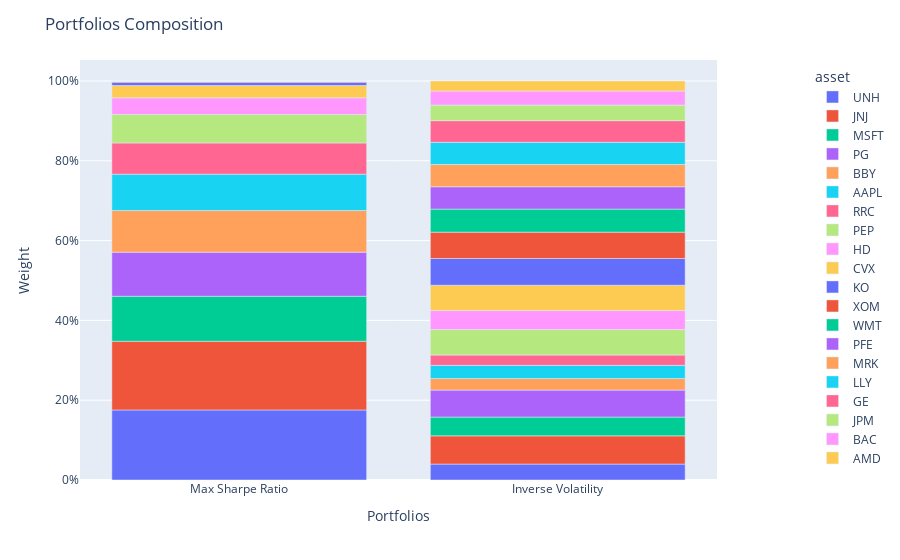

Write notebook code for a chart like this one.
### Code cell
population.plot_composition()

### Figure 1 — Plotly figure (JSON) as saved in the notebook; plotly's stock layout.template omitted (floating-point values rounded to 4 significant figures)
{"data": [{"hovertemplate": "asset=UNH<br>index=%{x}<br>value=%{y}<extra></extra>", "legendgroup": "UNH", "marker": {"color": "#636efa", "pattern": {"shape": ""}}, "name": "UNH", "orientation": "v", "showlegend": true, "textposition": "auto", "type": "bar", "x": ["Max Sharpe Ratio", "Inverse Volatility"], "xaxis": "x", "y": [0.1755, 0.03991], "yaxis": "y"}, {"hovertemplate": "asset=JNJ<br>index=%{x}<br>value=%{y}<extra></extra>", "legendgroup": "JNJ", "marker": {"color": "#EF553B", "pattern": {"shape": ""}}, "name": "JNJ", "orientation": "v", "showlegend": true, "textposition": "auto", "type": "bar", "x": ["Max Sharpe Ratio", "Inverse Volatility"], "xaxis": "x", "y": [0.1722, 0.07073], "yaxis": "y"}, {"hovertemplate": "asset=MSFT<br>index=%{x}<br>value=%{y}<extra></extra>", "legendgroup": "MSFT", "marker": {"color": "#00cc96", "pattern": {"shape": ""}}, "name": "MSFT", "orientation": "v", "showlegend": true, "textposition": "auto", "type": "bar", "x": ["Max Sharpe Ratio", "Inverse Volatility"], "xaxis": "x", "y": [0.1128, 0.04704], "yaxis": "y"}, {"hovertemplate": "asset=PG<br>index=%{x}<br>value=%{y}<extra></extra>", "legendgroup": "PG", "marker": {"color": "#ab63fa", "pattern": {"shape": ""}}, "name": "PG", "orientation": "v", "showlegend": true, "textposition": "auto", "type": "bar", "x": ["Max Sharpe Ratio", "Inverse Volatility"], "xaxis": "x", "y": [0.1105, 0.0676], "yaxis": "y"}, {"hovertemplate": "asset=BBY<br>index=%{x}<br>value=%{y}<extra></extra>", "legendgroup": "BBY", "marker": {"color": "#FFA15A", "pattern": {"shape": ""}}, "name": "BBY", "orientation": "v", "showlegend": true, "textposition": "auto", "type": "bar", "x": ["Max Sharpe Ratio", "Inverse Volatility"], "xaxis": "x", "y": [0.1042, 0.02896], "yaxis": "y"}, {"hovertemplate": "asset=AAPL<br>index=%{x}<br>value=%{y}<extra></extra>", "legendgroup": "AAPL", "marker": {"color": "#19d3f3", "pattern": {"shape": ""}}, "name": "AAPL", "orientation": "v", "showlegend": true, "textposition": "auto", "type": "bar", "x": ["Max Sharpe Ratio", "Inverse Volatility"], "xaxis": "x", "y": [0.09126, 0.03309], "yaxis": "y"}, {"hovertemplate": "asset=RRC<br>index=%{x}<br>value=%{y}<extra></extra>", "legendgroup": "RRC", "marker": {"color": "#FF6692", "pattern": {"shape": ""}}, "name": "RRC", "orientation": "v", "showlegend": true, "textposition": "auto", "type": "bar", "x": ["Max Sharpe Ratio", "Inverse Volatility"], "xaxis": "x", "y": [0.07813, 0.02585], "yaxis": "y"}, {"hovertemplate": "asset=PEP<br>index=%{x}<br>value=%{y}<extra></extra>", "legendgroup": "PEP", "marker": {"color": "#B6E880", "pattern": {"shape": ""}}, "name": "PEP", "orientation": "v", "showlegend": true, "textposition": "auto", "type": "bar", "x": ["Max Sharpe Ratio", "Inverse Volatility"], "xaxis": "x", "y": [0.07136, 0.06385], "yaxis": "y"}, {"hovertemplate": "asset=HD<br>index=%{x}<br>value=%{y}<extra></extra>", "legendgroup": "HD", "marker": {"color": "#FF97FF", "pattern": {"shape": ""}}, "name": "HD", "orientation": "v", "showlegend": true, "textposition": "auto", "type": "bar", "x": ["Max Sharpe Ratio", "Inverse Volatility"], "xaxis": "x", "y": [0.04183, 0.04759], "yaxis": "y"}, {"hovertemplate": "asset=CVX<br>index=%{x}<br>value=%{y}<extra></extra>", "legendgroup": "CVX", "marker": {"color": "#FECB52", "pattern": {"shape": ""}}, "name": "CVX", "orientation": "v", "showlegend": true, "textposition": "auto", "type": "bar", "x": ["Max Sharpe Ratio", "Inverse Volatility"], "xaxis": "x", "y": [0.0308, 0.06353], "yaxis": "y"}, {"hovertemplate": "asset=KO<br>index=%{x}<br>value=%{y}<extra></extra>", "legendgroup": "KO", "marker": {"color": "#636efa", "pattern": {"shape": ""}}, "name": "KO", "orientation": "v", "showlegend": true, "textposition": "auto", "type": "bar", "x": ["Max Sharpe Ratio", "Inverse Volatility"], "xaxis": "x", "y": [0.007829, 0.06692], "yaxis": "y"}, {"hovertemplate": "asset=XOM<br>index=%{x}<br>value=%{y}<extra></extra>", "legendgroup": "XOM", "marker": {"color": "#EF553B", "pattern": {"shape": ""}}, "name": "XOM", "orientation": "v", "showlegend": true, "textposition": "auto", "type": "bar", "x": ["Max Sharpe Ratio", "Inverse Volatility"], "xaxis": "x", "y": [0.003509, 0.06609], "yaxis": "y"}, {"hovertemplate": "asset=WMT<br>index=%{x}<br>value=%{y}<extra></extra>", "legendgroup": "WMT", "marker": {"color": "#00cc96", "pattern": {"shape": ""}}, "name": "WMT", "orientation": "v", "showlegend": true, "textposition": "auto", "type": "bar", "x": ["Max Sharpe Ratio", "Inverse Volatility"], "xaxis": "x", "y": [0.0, 0.05774], "yaxis": "y"}, {"hovertemplate": "asset=PFE<br>index=%{x}<br>value=%{y}<extra></extra>", "legendgroup": "PFE", "marker": {"color": "#ab63fa", "pattern": {"shape": ""}}, "name": "PFE", "orientation": "v", "showlegend": true, "textposition": "auto", "type": "bar", "x": ["Max Sharpe Ratio", "Inverse Volatility"], "xaxis": "x", "y": [0.0, 0.05598], "yaxis": "y"}, {"hovertemplate": "asset=MRK<br>index=%{x}<br>value=%{y}<extra></extra>", "legendgroup": "MRK", "marker": {"color": "#FFA15A", "pattern": {"shape": ""}}, "name": "MRK", "orientation": "v", "showlegend": true, "textposition": "auto", "type": "bar", "x": ["Max Sharpe Ratio", "Inverse Volatility"], "xaxis": "x", "y": [0.0, 0.05577], "yaxis": "y"}, {"hovertemplate": "asset=LLY<br>index=%{x}<br>value=%{y}<extra></extra>", "legendgroup": "LLY", "marker": {"color": "#19d3f3", "pattern": {"shape": ""}}, "name": "LLY", "orientation": "v", "showlegend": true, "textposition": "auto", "type": "bar", "x": ["Max Sharpe Ratio", "Inverse Volatility"], "xaxis": "x", "y": [0.0, 0.05564], "yaxis": "y"}, {"hovertemplate": "asset=GE<br>index=%{x}<br>value=%{y}<extra></extra>", "legendgroup": "GE", "marker": {"color": "#FF6692", "pattern": {"shape": ""}}, "name": "GE", "orientation": "v", "showlegend": true, "textposition": "auto", "type": "bar", "x": ["Max Sharpe Ratio", "Inverse Volatility"], "xaxis": "x", "y": [0.0, 0.05435], "yaxis": "y"}, {"hovertemplate": "asset=JPM<br>index=%{x}<br>value=%{y}<extra></extra>", "legendgroup": "JPM", "marker": {"color": "#B6E880", "pattern": {"shape": ""}}, "name": "JPM", "orientation": "v", "showlegend": true, "textposition": "auto", "type": "bar", "x": ["Max Sharpe Ratio", "Inverse Volatility"], "xaxis": "x", "y": [0.0, 0.03892], "yaxis": "y"}, {"hovertemplate": "asset=BAC<br>index=%{x}<br>value=%{y}<extra></extra>", "legendgroup": "BAC", "marker": {"color": "#FF97FF", "pattern": {"shape": ""}}, "name": "BAC", "orientation": "v", "showlegend": true, "textposition": "auto", "type": "bar", "x": ["Max Sharpe Ratio", "Inverse Volatility"], "xaxis": "x", "y": [0.0, 0.03536], "yaxis": "y"}, {"hovertemplate": "asset=AMD<br>index=%{x}<br>value=%{y}<extra></extra>", "legendgroup": "AMD", "marker": {"color": "#FECB52", "pattern": {"shape": ""}}, "name": "AMD", "orientation": "v", "showlegend": true, "textposition": "auto", "type": "bar", "x": ["Max Sharpe Ratio", "Inverse Volatility"], "xaxis": "x", "y": [0.0, 0.02507], "yaxis": "y"}], "layout": {"barmode": "relative", "legend": {"title": {"text": "asset"}, "tracegroupgap": 0, "x": 1.15, "xanchor": "left", "y": 0.99, "yanchor": "top"}, "margin": {"t": 60}, "title": {"text": "Portfolios Composition"}, "xaxis": {"anchor": "y", "domain": [0, 1], "title": {"text": "Portfolios"}}, "yaxis": {"anchor": "x", "domain": [0, 1], "tickformat": ",.0%", "title": {"text": "Weight"}}}}
